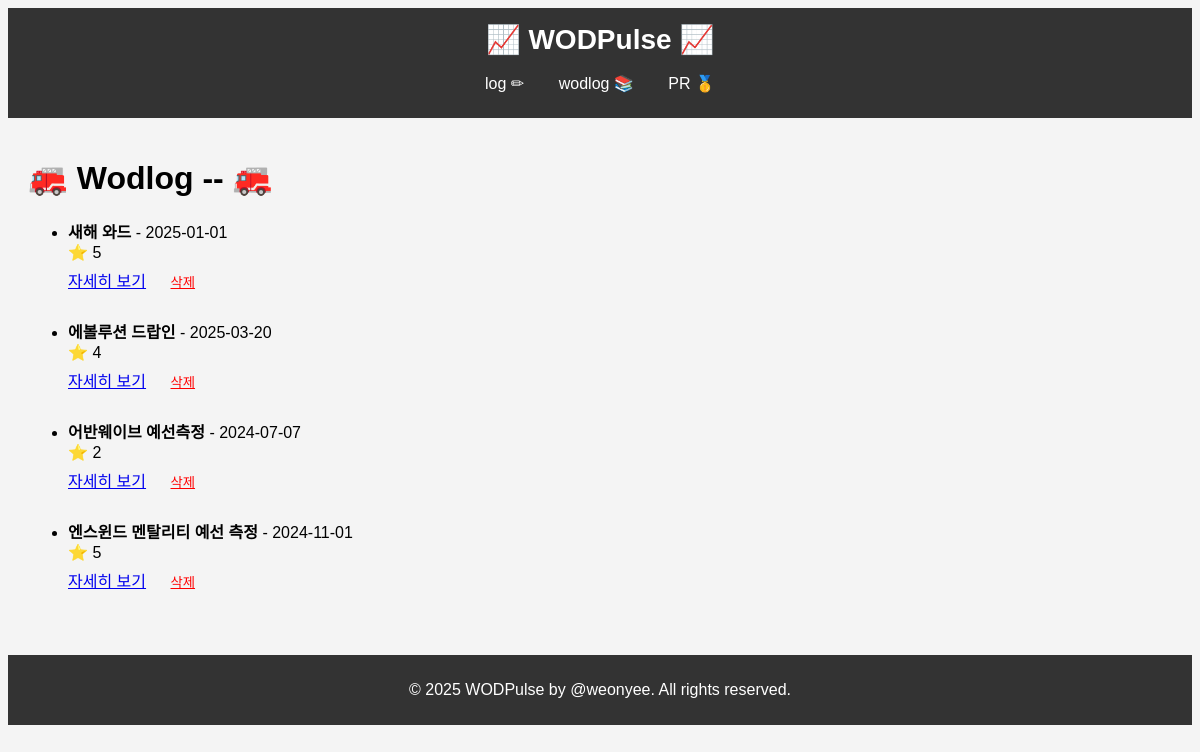
The app's page /records, older data.
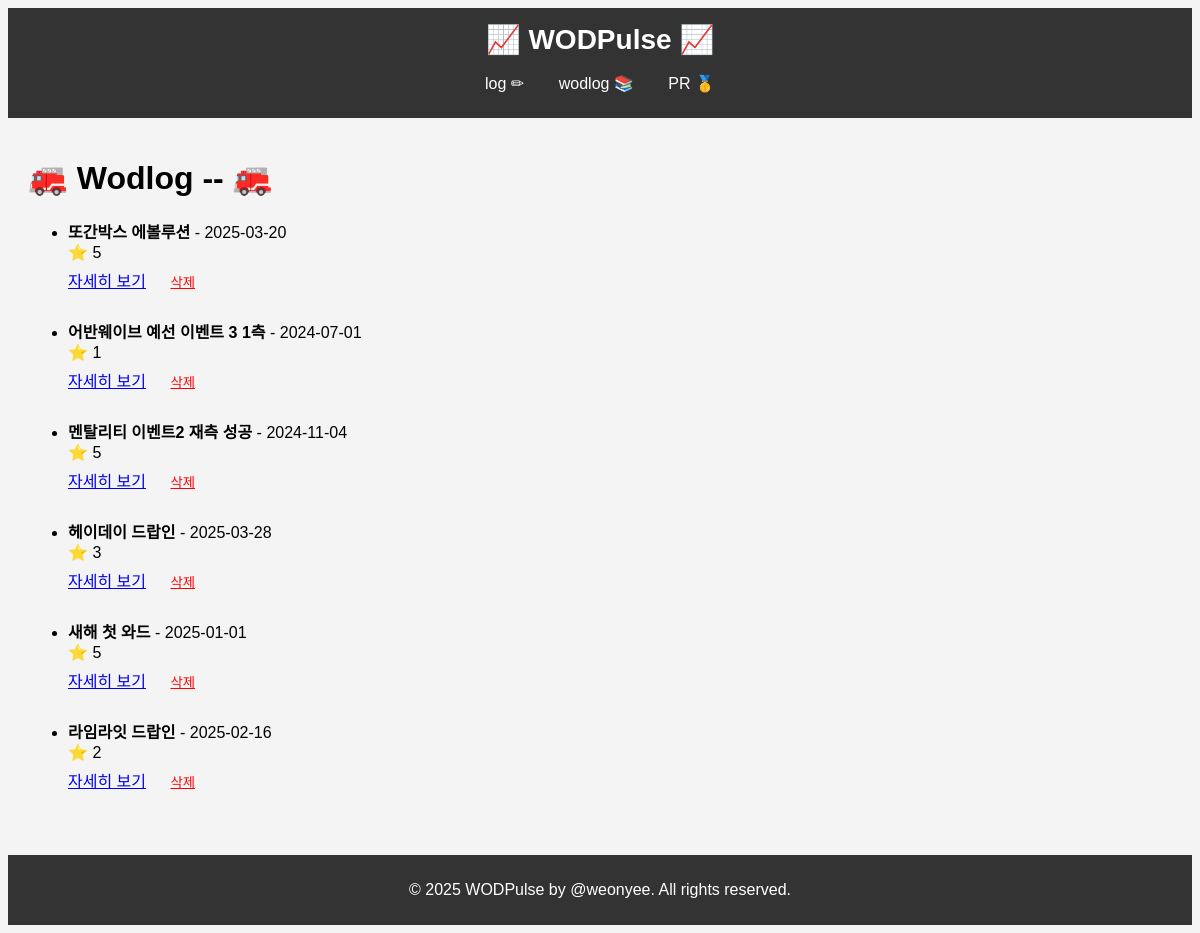
The same page, newer data.
### app.py (models this page shows, shortened)
class WodRecord(db.Model):
    id = db.Column(db.Integer, primary_key=True)
    date = db.Column(db.String(100), nullable=False)
    title = db.Column(db.String(100), nullable=False)
    wod = db.Column(db.String(100), nullable=False)
    scale = db.Column(db.String(200), nullable=True)
    memo = db.Column(db.String(200), nullable=True)

### app.py (the view)
@app.route('/records')
def record_list():
    records = WodRecord.query.all()
    return render_template('record_list.html', records=records)

### templates/record_list.html (shortened to what this page needs)
<!DOCTYPE html>
<html lang="en">
<head>
</head>
<body>
    {% include 'header.html' %}
    <div class="content">
        <h1>🚒 Wodlog -- 🚒</h1>
        <ul>
            {% for record in records %}
                <li>
                    <strong>{{ record.title }}</strong> - {{ record.date }}<br>
                    <span>⭐ {{ record.scale }}</span><br>
                    <a href="{{ url_for('record', id=record.id) }}">자세히 보기</a>
                    <form action="{{ url_for('delete', id=record.id) }}" method="POST" style="display:inline;">
                        <button type="submit" style="color:red; background:none; border:none; text-decoration:underline;">삭제</button>
                    </form>
                    <br><br>
                </li>
            {% endfor %}
        </ul>
    </div>
    {% include 'footer.html' %}
</body>
</html>

Row changes from the older to the newer data that the page shows:
removed WodRecord: title "새해 와드", date "2025-01-01", scale "5"
changed WodRecord: title "에볼루션 드랍인" → "또간박스 에볼루션"; scale "4" → "5"
changed WodRecord: title "어반웨이브 예선측정" → "어반웨이브 예선 이벤트 3 1측"; date "2024-07-07" → "2024-07-01"; scale "2" → "1"
changed WodRecord: title "엔스윈드 멘탈리티 예선 측정" → "멘탈리티 이벤트2 재측 성공"; date "2024-11-01" → "2024-11-04"
added WodRecord: title "헤이데이 드랍인", date "2025-03-28", scale "3"
added WodRecord: title "새해 첫 와드", date "2025-01-01", scale "5"
added WodRecord: title "라임라잇 드랍인", date "2025-02-16", scale "2"
